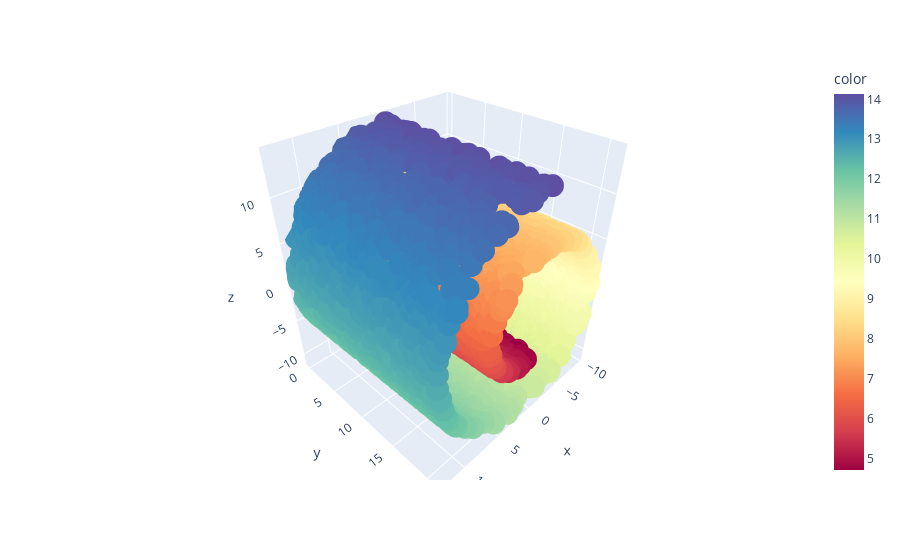

The code cell stored with this chart in its notebook:
### Markdown cell above
# KNN Diffusion

Instead of using the normal distance  a relative approach tells us that distances doesn't really matter ,
all that we care about is that they're in teh same neighborhood , giving one more power then another point only
because she's close to our original point only mislead us , they all should matter in the same way.

I didn't know which version to implement therefore I did both euclidean k-nn and binary k-nn.


## Implentation block :

### Code cell
X, color = datasets.make_swiss_roll(n_samples=4000)
d3_scatter(X,color)

### Figure 1 — Plotly figure (JSON) as saved in the notebook; plotly's stock layout.template omitted (floating-point values rounded to 4 significant figures; data arrays with more than 128 entries replaced by an {"elided": "..."} marker saying what was removed)
{"data": [{"hovertemplate": "x=%{x}<br>y=%{y}<br>z=%{z}<br>color=%{marker.color}<extra></extra>", "legendgroup": "", "marker": {"color": {"elided": "4000 float values"}, "coloraxis": "coloraxis", "opacity": 1, "symbol": "circle"}, "mode": "markers", "name": "", "scene": "scene", "showlegend": false, "type": "scatter3d", "x": {"elided": "4000 float values"}, "y": {"elided": "4000 float values"}, "z": {"elided": "4000 float values"}}], "layout": {"coloraxis": {"colorbar": {"title": {"text": "color"}}, "colorscale": [[0, "rgb(158,1,66)"], [0.1, "rgb(213,62,79)"], [0.2, "rgb(244,109,67)"], [0.3, "rgb(253,174,97)"], [0.4, "rgb(254,224,139)"], [0.5, "rgb(255,255,191)"], [0.6, "rgb(230,245,152)"], [0.7, "rgb(171,221,164)"], [0.8, "rgb(102,194,165)"], [0.9, "rgb(50,136,189)"], [1, "rgb(94,79,162)"]]}, "legend": {"tracegroupgap": 0}, "margin": {"t": 60}, "scene": {"domain": {"x": [0, 1], "y": [0, 1]}, "xaxis": {"title": {"text": "x"}}, "yaxis": {"title": {"text": "y"}}, "zaxis": {"title": {"text": "z"}}}}}
